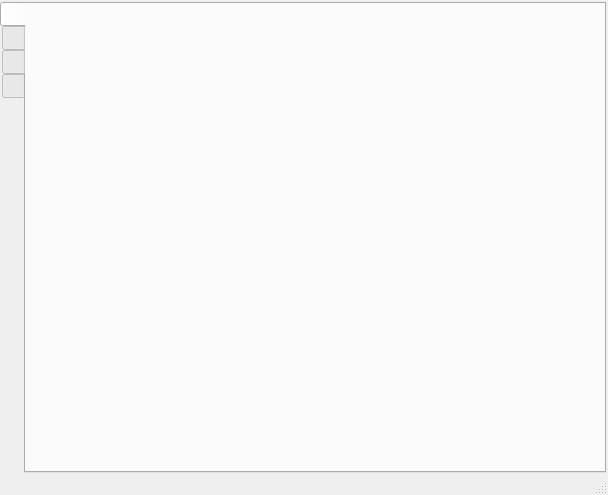
<?xml version="1.0" encoding="UTF-8"?>
<ui version="4.0">
 <class>MainWindow</class>
 <widget class="QMainWindow" name="MainWindow">
  <property name="geometry">
   <rect>
    <x>0</x>
    <y>0</y>
    <width>608</width>
    <height>495</height>
   </rect>
  </property>
  <property name="windowTitle">
   <string>SESimula</string>
  </property>
  <property name="windowIcon">
   <iconset resource="sesimula.qrc">
    <normaloff>:/imagenes/SESimula.ico</normaloff>:/imagenes/SESimula.ico</iconset>
  </property>
  <property name="styleSheet">
   <string notr="true"/>
  </property>
  <widget class="QWidget" name="centralWidget">
   <layout class="QGridLayout" name="gridLayout">
    <property name="leftMargin">
     <number>0</number>
    </property>
    <property name="topMargin">
     <number>2</number>
    </property>
    <property name="rightMargin">
     <number>2</number>
    </property>
    <property name="bottomMargin">
     <number>0</number>
    </property>
    <item row="0" column="0">
     <widget class="QTabWidget" name="tabWidget">
      <property name="whatsThis">
       <string>&lt;!DOCTYPE HTML PUBLIC &quot;-//W3C//DTD HTML 4.0//EN&quot; &quot;http://www.w3.org/TR/REC-html40/strict.dtd&quot;&gt;
&lt;html&gt;&lt;head&gt;&lt;meta name=&quot;qrichtext&quot; content=&quot;1&quot; /&gt;&lt;style type=&quot;text/css&quot;&gt;
p, li { white-space: pre-wrap; }
&lt;/style&gt;&lt;/head&gt;&lt;body style=&quot; font-family:'Ubuntu'; font-size:11pt; font-weight:400; font-style:normal;&quot;&gt;
&lt;p style=&quot;-qt-paragraph-type:empty; margin-top:12px; margin-bottom:12px; margin-left:0px; margin-right:0px; -qt-block-indent:0; text-indent:0px;&quot;&gt;&lt;br /&gt;&lt;/p&gt;&lt;/body&gt;&lt;/html&gt;</string>
      </property>
      <property name="styleSheet">
       <string notr="true">QTabWidget::tab-bar {
    alignment: center;
}
</string>
      </property>
      <property name="tabPosition">
       <enum>QTabWidget::West</enum>
      </property>
      <property name="tabShape">
       <enum>QTabWidget::Rounded</enum>
      </property>
      <property name="currentIndex">
       <number>0</number>
      </property>
      <property name="iconSize">
       <size>
        <width>40</width>
        <height>40</height>
       </size>
      </property>
      <property name="usesScrollButtons">
       <bool>true</bool>
      </property>
      <widget class="QWidget" name="tab_1">
       <attribute name="icon">
        <iconset resource="sesimula.qrc">
         <normaloff>:/imagenes/interfaz/documentacion.png</normaloff>:/imagenes/interfaz/documentacion.png</iconset>
       </attribute>
       <attribute name="title">
        <string/>
       </attribute>
       <attribute name="toolTip">
        <string>&lt;html&gt;&lt;head/&gt;&lt;body&gt;&lt;p&gt;&lt;span style=&quot; font-weight:600; text-decoration: underline;&quot;&gt;Documentación:&lt;/span&gt;&lt;/p&gt;&lt;p&gt;Muestra en un agradable ambiente&lt;/p&gt;&lt;p&gt;la documentacion de la asignatura&lt;/p&gt;&lt;p&gt;de &lt;span style=&quot; font-style:italic;&quot;&gt;Simulación.&lt;/span&gt;&lt;/p&gt;&lt;/body&gt;&lt;/html&gt;</string>
       </attribute>
       <layout class="QVBoxLayout" name="verticalLayout_1"/>
      </widget>
      <widget class="QWidget" name="tab_2">
       <property name="minimumSize">
        <size>
         <width>552</width>
         <height>0</height>
        </size>
       </property>
       <attribute name="icon">
        <iconset resource="sesimula.qrc">
         <normaloff>:/imagenes/interfaz/generador.png</normaloff>:/imagenes/interfaz/generador.png</iconset>
       </attribute>
       <attribute name="title">
        <string/>
       </attribute>
       <attribute name="toolTip">
        <string>&lt;html&gt;&lt;head/&gt;&lt;body&gt;&lt;p&gt;&lt;span style=&quot; font-weight:600; text-decoration: underline;&quot;&gt;Generador:&lt;/span&gt;&lt;/p&gt;&lt;p&gt;Muestra en un ambiente amigable&lt;/p&gt;&lt;p&gt;generadores y ditribuciones los &lt;/p&gt;&lt;p&gt;cuales generara en una tablas segun elija.&lt;/p&gt;&lt;/body&gt;&lt;/html&gt;</string>
       </attribute>
       <layout class="QVBoxLayout" name="verticalLayout_2"/>
      </widget>
      <widget class="QWidget" name="tab_3">
       <attribute name="icon">
        <iconset resource="sesimula.qrc">
         <normaloff>:/imagenes/interfaz/test.png</normaloff>:/imagenes/interfaz/test.png</iconset>
       </attribute>
       <attribute name="title">
        <string/>
       </attribute>
       <attribute name="toolTip">
        <string>&lt;html&gt;&lt;head/&gt;&lt;body&gt;&lt;p&gt;&lt;span style=&quot; font-weight:600; text-decoration: underline;&quot;&gt;Test:&lt;/span&gt;&lt;/p&gt;&lt;p&gt;Muestra en un agradable ambiente&lt;/p&gt;&lt;p&gt;diferentes tipo de test para la &lt;/p&gt;&lt;p&gt;comprobacion de aleatoriedad.&lt;/p&gt;&lt;/body&gt;&lt;/html&gt;</string>
       </attribute>
       <layout class="QVBoxLayout" name="verticalLayout_3"/>
      </widget>
      <widget class="QWidget" name="tab_4">
       <attribute name="icon">
        <iconset resource="sesimula.qrc">
         <normaloff>:/imagenes/interfaz/simulador.png</normaloff>:/imagenes/interfaz/simulador.png</iconset>
       </attribute>
       <attribute name="title">
        <string/>
       </attribute>
       <attribute name="toolTip">
        <string>&lt;html&gt;&lt;head/&gt;&lt;body&gt;&lt;p&gt;&lt;span style=&quot; font-weight:600; text-decoration: underline;&quot;&gt;Simulador:&lt;/span&gt;&lt;/p&gt;&lt;p&gt;Muestra en un agradable ambiente&lt;/p&gt;&lt;p&gt;distintos componentes para diseñar&lt;/p&gt;&lt;p&gt;un modelo para la simulacion.&lt;/p&gt;&lt;/body&gt;&lt;/html&gt;</string>
       </attribute>
       <layout class="QVBoxLayout" name="verticalLayout_4">
        <property name="leftMargin">
         <number>9</number>
        </property>
        <property name="rightMargin">
         <number>9</number>
        </property>
       </layout>
      </widget>
     </widget>
    </item>
   </layout>
  </widget>
  <widget class="QMenuBar" name="menuBar">
   <property name="geometry">
    <rect>
     <x>0</x>
     <y>0</y>
     <width>608</width>
     <height>21</height>
    </rect>
   </property>
  </widget>
  <widget class="QStatusBar" name="statusBar"/>
  <action name="action_Sobre">
   <property name="icon">
    <iconset resource="sesimula.qrc">
     <normaloff>:/imagenes/SESimula.ico</normaloff>:/imagenes/SESimula.ico</iconset>
   </property>
   <property name="text">
    <string>&amp;Acerca de &amp;SESimula</string>
   </property>
  </action>
  <action name="action_Sobre_Qt">
   <property name="icon">
    <iconset resource="sesimula.qrc">
     <normaloff>:/imagenes/interfaz/assistant.png</normaloff>:/imagenes/interfaz/assistant.png</iconset>
   </property>
   <property name="text">
    <string>&amp;Acerca de &amp;Qt</string>
   </property>
  </action>
 </widget>
 <layoutdefault spacing="6" margin="11"/>
 <resources>
  <include location="sesimula.qrc"/>
 </resources>
 <connections/>
</ui>
